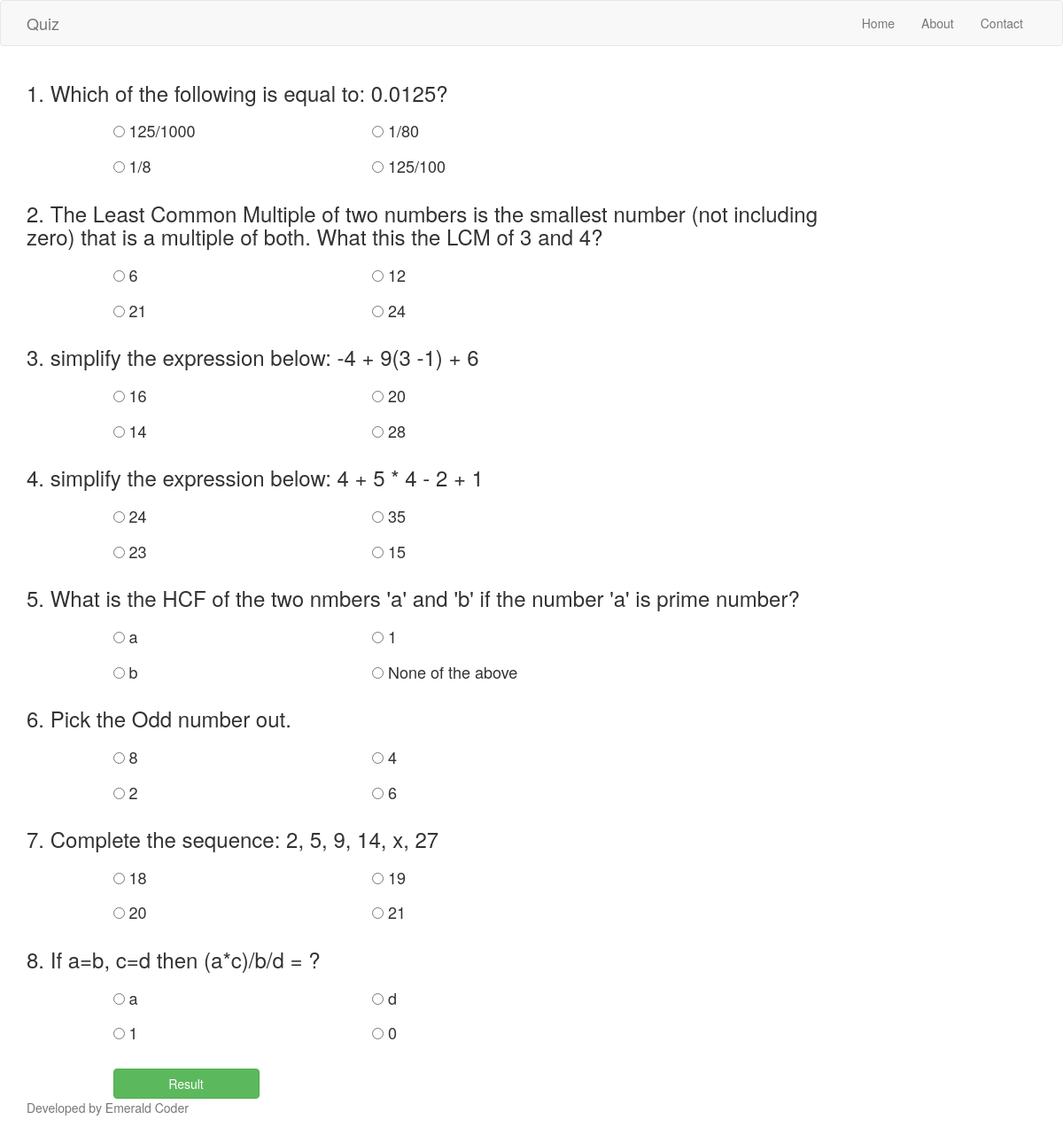
Screenshot of /quiz/maths with the database file from the repository.
### quiz/models.py (models this page shows, shortened)
class Questions(models.Model):
    CAT_CHOICES = (
    ('sports','Sports'),
    ('movies','Movies'),
    ('maths','Maths'),
    ('generalknowledge','GeneralKnowledge')
    )
    question = models.CharField(max_length = 250)
    optiona = models.CharField(max_length = 100)
    optionb = models.CharField(max_length = 100)
    optionc = models.CharField(max_length = 100)
    optiond = models.CharField(max_length = 100)
    answer = models.CharField(max_length = 100)
    catagory = models.CharField(max_length=20, choices = CAT_CHOICES)
    class Meta:
        ordering = ('-catagory',)

### quiz/views.py (the view)
# urls.py: url(r'^(?P<choice>[\w]+)', views.questions, name = 'questions'),
def questions(request , choice):
    print(choice)
    ques = Questions.objects.filter(catagory__exact = choice)
    return render(request,
        'quiz/questions.html',
        {'ques':ques})

### quiz/templates/quiz/questions.html (shortened to what this page needs)
{% extends "base.html" %}
{% block content%}
<form action="./result" method="post">
  {% for que in ques %}
  <div class="row">
    <div class="col-md-10">
      <h3>{{ forloop.counter }}. {{ que.question }}</h3>
    </div>
  </div>
  <div class="row">
    <div class="col-md-1"></div>
    <div class="col-md-3">
      <h4>
      <input type="radio" name="{{ que.id }}" value="{{ que.optiona }}">
      {{ que.optiona }}
    </h4>
    </div>
    <div class="col-md-3">
      <h4>
      <input type="radio" name="{{ que.id }}" value="{{ que.optionb }}">
      {{ que.optionb }}
    </h4>
    </div>
  </div>
  <div class="row">
    <div class="col-md-1"></div>
    <div class="col-md-3">
      <h4>
      <input type="radio" name="{{ que.id }}" value="{{ que.optionc }}">
      {{ que.optionc }}
    </h4>
    </div>
    <div class="col-md-3">
      <h4>
      <input class="form_control" type="radio" name="{{ que.id }}" value="{{ que.optiond }}">
      {{ que.optiond }}
    </h4>
    </div>
  </div>
  {% endfor %}
  <br>
  <div class="row">
    <div class="col-md-1">
    </div>
    <div class="col-xs-2">
      <button type="submit" class="btn btn-block btn-success btn-md">Result</button>
    </div>
  </div>
</form>
{% endblock %}

### quiz/static/mystyle.css (style rules this page uses)
html { position: relative; min-height: 100%; }
body { margin-bottom: 50px; }

### rows the page displays
Questions: question "Which of the following is equal to: 0.0125?", optiona "125/1000", optionb "1/80", optionc "1/8", optiond "125/100"
Questions: question "The Least Common Multiple of two numbers is the smallest number (not including zero) that is a multiple of both. What this the LCM of 3 and 4?", optiona "6", optionb "12", optionc "21", optiond "24"
Questions: question "simplify the expression below: -4 + 9(3 -1) + 6", optiona "16", optionb "20", optionc "14", optiond "28"
Questions: question "simplify the expression below: 4 + 5 * 4 - 2 + 1", optiona "24", optionb "35", optionc "23", optiond "15"
Questions: question "What is the HCF of the two nmbers 'a' and 'b' if the number 'a' is prime number?", optiona "a", optionb "1", optionc "b", optiond "None of the above"
Questions: question "Pick the Odd number out.", optiona "8", optionb "4", optionc "2", optiond "6"
Questions: question "Complete the sequence: 2, 5, 9, 14, x, 27", optiona "18", optionb "19", optionc "20", optiond "21"
Questions: question "If a=b, c=d then (a*c)/b/d = ?", optiona "a", optionb "d", optionc "1", optiond "0"
